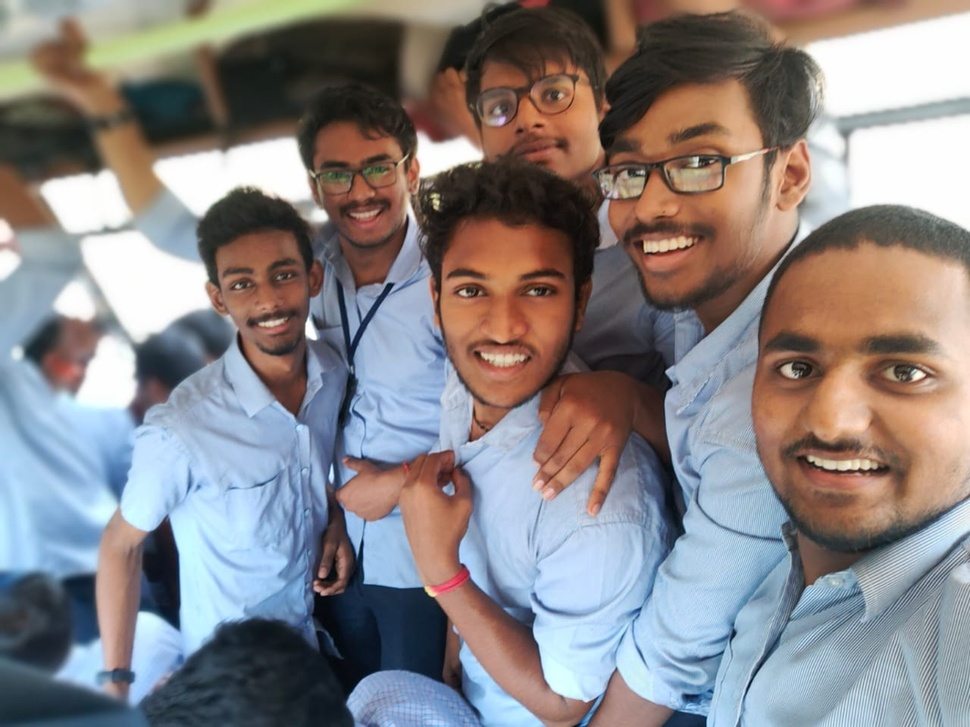
#> input picture friends.jpeg, 970 x 727 px, shrunk from 1280 x 960 before the run
$ python face_detect.py
#> lines starting #> are read from the running program, lines starting #| are printed output that depends on the picture; after the words box and inside, x2 and y2 are one past the last pixel; in counts of white or black regions, pixels touching at a corner belong together
import cv2
face_detect=cv2.CascadeClassifier('classifier.xml')

img=cv2.imread('friends.jpeg')
#> img is the input picture: shape (727, 970, 3); mean B, G, R 133.8, 132.3, 137

gray=cv2.cvtColor(img,cv2.COLOR_BGR2GRAY)
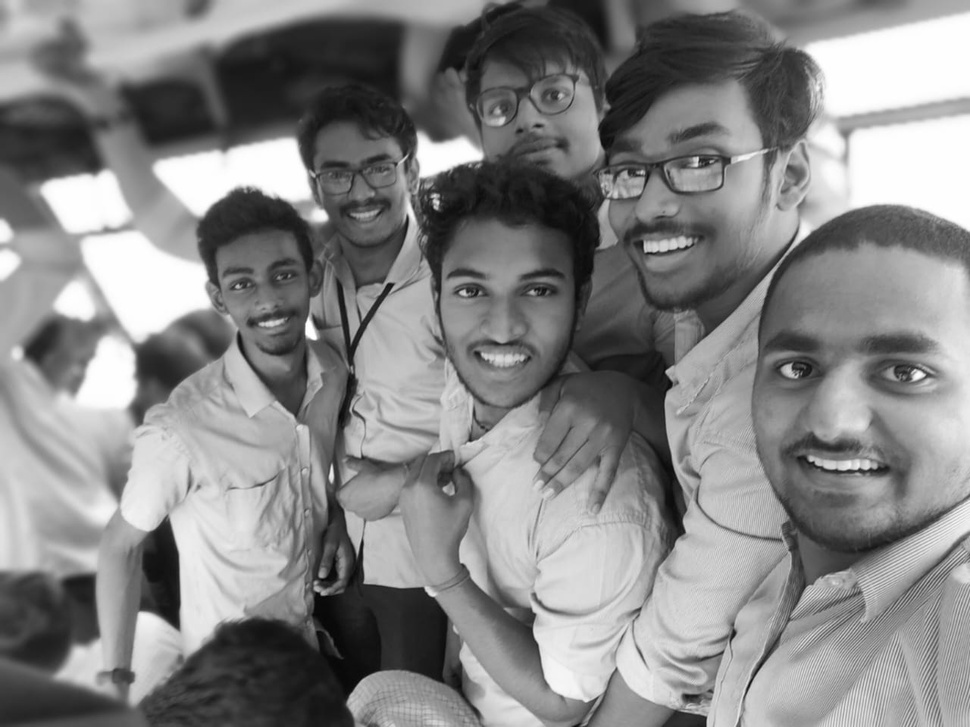
#> gray: shape (727, 970); min 5, max 255, mean 133.9

faces=face_detect.detectMultiScale(gray,1.1,4)
#> faces = [[302, 119, 117, 117], [205, 231, 118, 118], [418, 223, 174, 174], [642, 533, 158, 158], [589, 84, 187, 187], [709, 271, 256, 256]]

for (x,y,w,h) in faces:
    cv2.rectangle(img,(x,y),(x+w,y+h),(255,0,0),2)

    cv2.imshow('img',img)
    cv2.waitKey()
#> this loop made 6 passes
#> pass 1, `cv2.imshow('img',img)`:
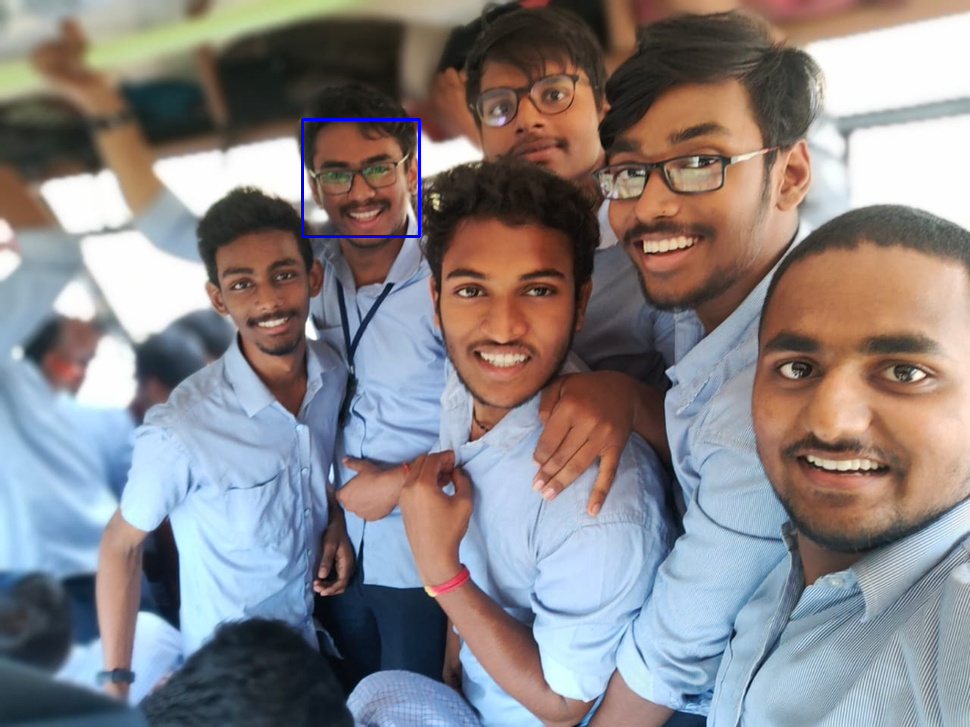
#> window 'img': shape (727, 970, 3); mean B, G, R 134.1, 132.1, 136.7
#> pass 2, `cv2.imshow('img',img)`:
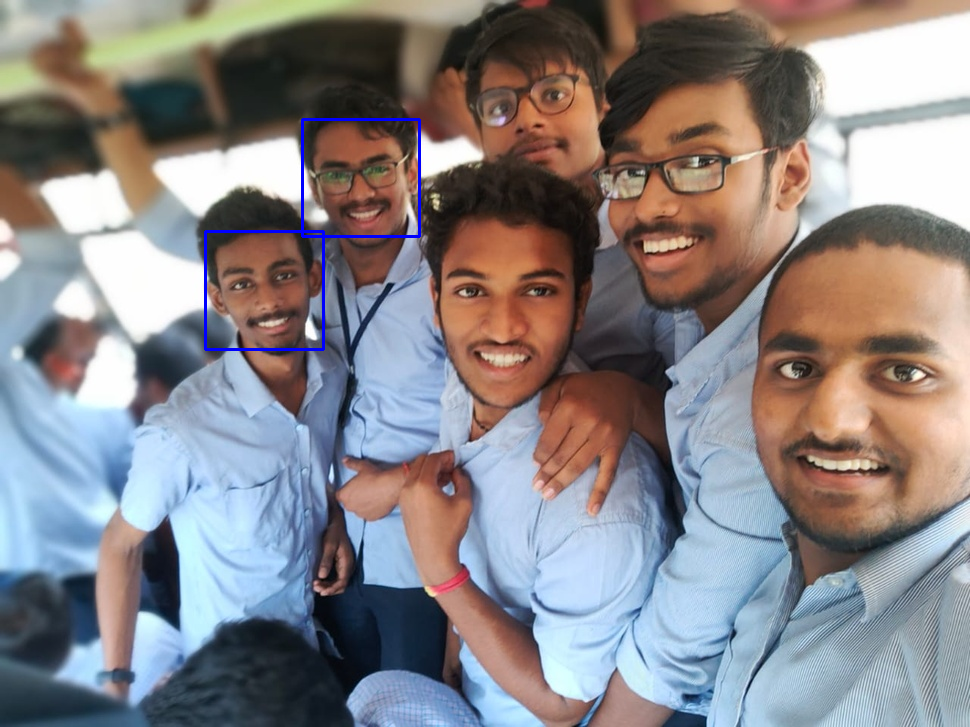
#> window 'img': shape (727, 970, 3); mean B, G, R 134.5, 132, 136.6
#> after the loop:
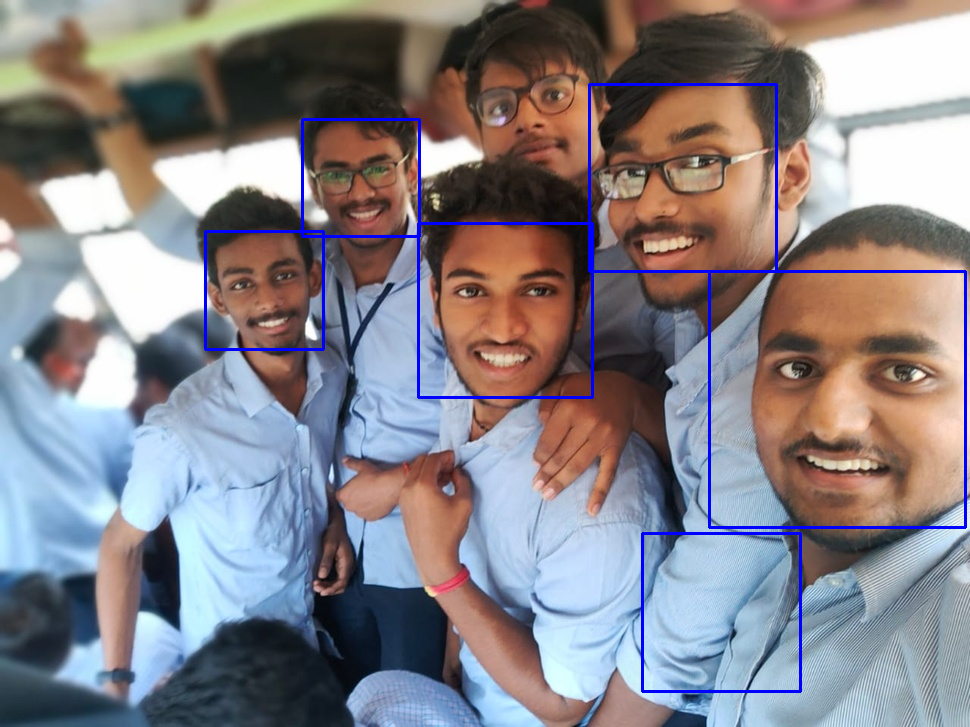
#> img: shape (727, 970, 3); 1.68% of pixels changed, all inside (x1, y1, x2, y2) = (204, 83, 967, 693)
